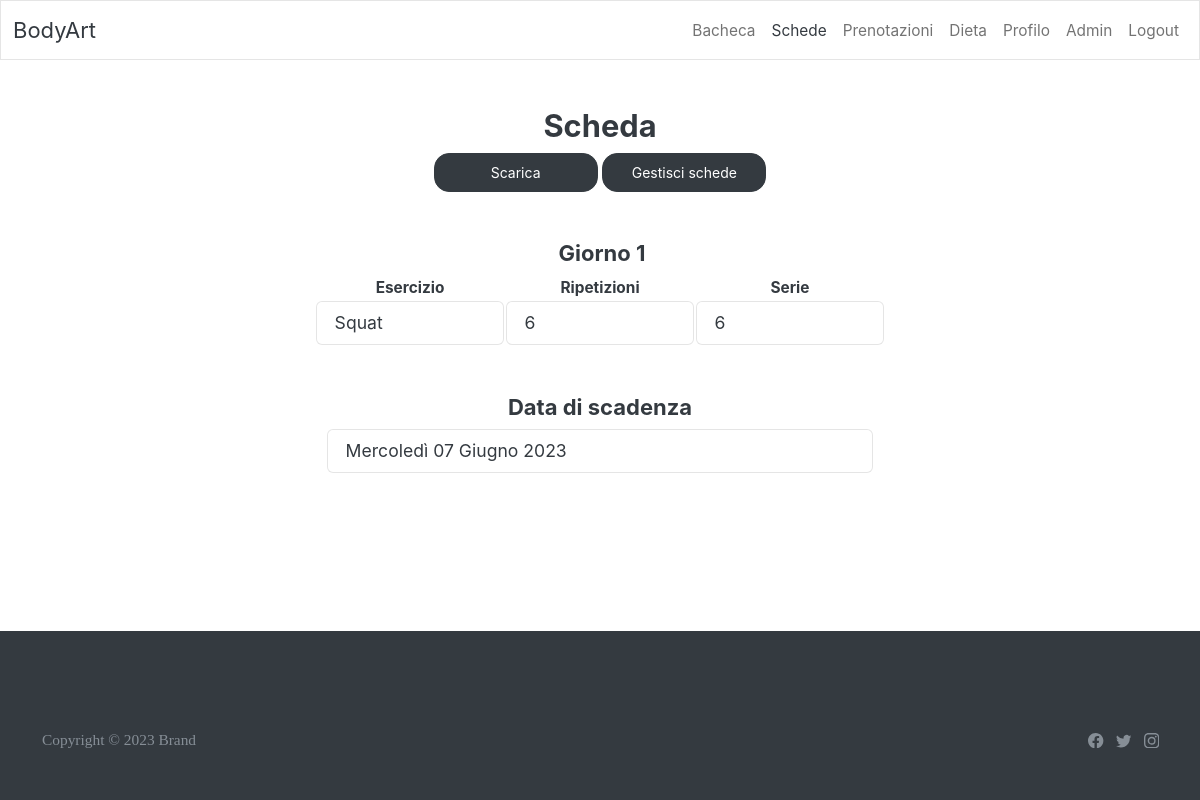
The page /workout/ (signed in) on the database its author committed.
### workout/models.py (models this page shows, shortened)
class WorkoutDay(models.Model):
    workout_plan = models.ForeignKey(WorkoutPlan, on_delete=models.CASCADE, related_name='workout_days')

class ExerciseSet(models.Model):
    exercise = models.ForeignKey(Exercise, on_delete=models.CASCADE)
    reps = models.IntegerField()
    sets = models.IntegerField()
    workout_day = models.ForeignKey(WorkoutDay, on_delete=models.CASCADE, related_name='exercise_sets')

class Exercise(models.Model):
    name = models.CharField(max_length=30)
    description = models.CharField(max_length=200)
    image = models.ImageField(upload_to='exercise_images', blank=True)

class WorkoutPlan(models.Model):
    created = models.DateTimeField(auto_now_add=True)
    expected_end_date = models.DateTimeField()
    actual_end_date = models.DateTimeField(null=True)
    user = models.ForeignKey(GymUser, related_name='workout_plans', on_delete=models.CASCADE)

### workout/views.py (the view)
# urls.py: path('', UserWorkoutPlanView.as_view(), name='workout'),
class UserWorkoutPlanView(LoginRequiredMixin, DetailView):
    model = WorkoutPlan
    template_name = 'workout_detail.html'
    context_object_name = 'workoutPlan'
    def get_object(self, queryset=None):
        Notifications.objects.filter(pk=self.request.user.notifications.pk).update(workout=False)
        user = self.request.user
        index = int(self.request.GET.get('index')) if self.request.GET.get('index') else 0
        if index:
            try:
                return WorkoutPlan.objects.filter(user=user).order_by('-created')[int(index)]
            except IndexError:
                return None
        else:
            try:
                return WorkoutPlan.objects.filter(user=user).order_by('-created')[index]
            except IndexError:
                return None
    def get_context_data(self, **kwargs):
        total_workouts = WorkoutPlan.objects.filter(user=self.request.user).count()
        index = int(self.request.GET.get('index')) if self.request.GET.get('index') else 0
        prev_workout_url = reverse_lazy(
            'workout') + f'?index={index - 1}' if index > 0 else None
        next_workout_url = reverse_lazy('workout') + f'?index={index + 1}' \
            if index < total_workouts - 1 else None
        context = super().get_context_data(**kwargs)
        context['prev_workout_url'] = prev_workout_url
        context['next_workout_url'] = next_workout_url
        context['index'] = index
        return context

### GymApp/templatetags/custom_tags.py (called while the page is built)
@register.simple_tag()
def logged_header(request, highlighted_index: int):
    template = get_template('loggedheader.html')
    context = {
        'highlighted_index': highlighted_index,
        'user': request.user,
        'request': request
    }
    return template.render(context)

@register.simple_tag()
def page_navigation(previous_link: str, next_link: str):
    template = get_template('page_navigation_widget.html')
    context = {
        'previous_link': previous_link,
        'next_link': next_link,
    }
    return template.render(context)

### workout/templates/workout_detail.html (shortened to what this page needs)
{% extends 'loggedbase.html' %}
{% load custom_tags %}
{% block body %}
    {% logged_header request 2 %}
    <div class="container py-5" style="margin-bottom: 5rem">
        <div class="row mb-4 mb-lg-5">
            <div class="col-md-8 col-xl-6 text-center mx-auto">
                <h3 class="fw-bold">Scheda</h3>
                <a href="{% url 'download_workout' %}?index={{ index }}"><button style="flex-grow: 1; width: 30%" class="btn btn-dark">Scarica</button></a>
                {% if user.groups.all.0.name == 'PersonalTrainer' or user.is_superuser %}
                    <button style="flex-grow: 1; width: 30%" class="btn btn-dark"
                            onclick="window.location.href = '{% url 'manage_workouts' %}'">Gestisci schede
                    </button>
                {% endif %}
            </div>
        </div>
        <div class="row row-cols-1 row-cols-md-2 justify-content-center">
            {% if workoutPlan == None %}
                <h5 style="text-align: center"> Nessuna scheda disponibile </h5>
            {% else %}
                <div id="workoutPlanContent">
                    {% for workoutDay in workoutPlan.workout_days.all %}
                        <div class="row mb-5">
                            <div class="col-md-8 col-xl-6 text-center mx-auto">
                                <div style="display: flex;justify-content: center">
                                    <h5 id="day-title" class="fw-bold ms-1">Giorno {{ forloop.counter }}</h5>
                                </div>
                            </div>
                            <table>
                                <thead>
                                <tr>
                                    <th style="text-align: center" width="33%">Esercizio</th>
                                    <th style="text-align: center" width="33%">Ripetizioni</th>
                                    <th style="text-align: center" width="33%">Serie</th>
                                </tr>
                                </thead>
                                <tbody id="workoutDayTable-1">
                                {% for exercise_set in workoutDay.exercise_sets.all %}
                                    <tr title="{{ exercise_set.exercise.description }}">
                                        <td>
                                            <fieldset>
                                                <input class="form-control" type="text" min="1" max="100"
                                                       value="{{ exercise_set.exercise.name }}" readonly="readonly">
                                            </fieldset>
                                        </td>
                                        <td>
                                            <fieldset>
                                                <input class="form-control" type="text" min="1" max="100"
                                                       value="{{ exercise_set.reps }}" readonly="readonly">
                                            </fieldset>
                                        </td>
                                        <td>
                                            <fieldset>
                                                <input class="form-control" type="text" min="1" max="100"
                                                       value="{{ exercise_set.sets }}" readonly="readonly">
                                            </fieldset>
                                        </td>
                                    </tr>
                                {% endfor %}
                                </tbody>
                            </table>
                        </div>
                    {% endfor %}
                    <div class="mb-4 fa-bold" id="workoutExpirationDayContent">
                        {% if workoutPlan.actual_end_date %}
                            <h5 style="text-align: center">Scaduto</h5>
                            <input class="form-control" type="text" readonly="readonly"
                                   value="{{ workoutPlan.actual_end_date|date:"l d F Y" }}">
                        {% else %}
                            <h5 style="text-align: center">Data di scadenza</h5>
                            <input class="form-control" type="text" readonly="readonly"
                                   value="{{ workoutPlan.expected_end_date|date:"l d F Y" }}">
                        {% endif %}
                    </div>
                </div>
            {% endif %}
        </div>
    </div>
{% endblock %}

### rows shown on the page
ExerciseSet: exercise.name "Squat", reps "6", sets "6"
WorkoutPlan: expected_end_date "Mercoledì 07 Giugno 2023"
